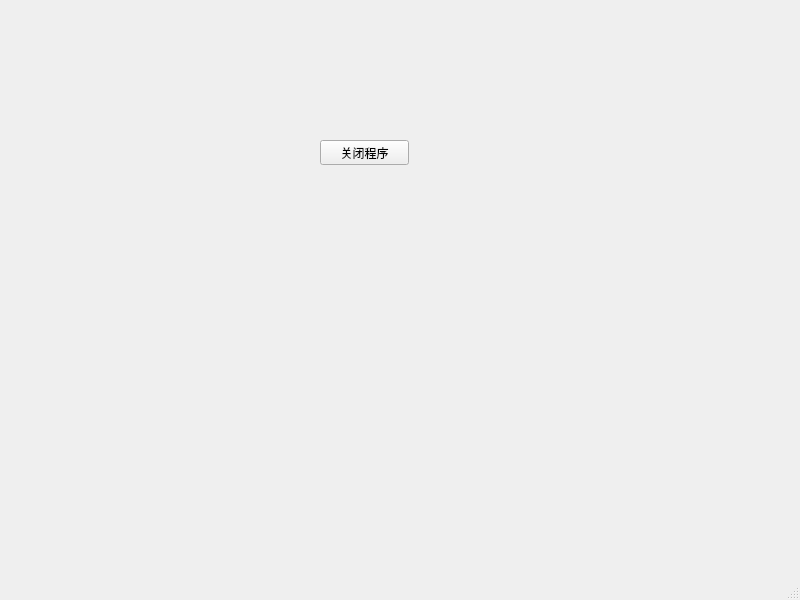
<?xml version="1.0" encoding="UTF-8"?>
<ui version="4.0">
 <class>MainWindow</class>
 <widget class="QMainWindow" name="MainWindow">
  <property name="geometry">
   <rect>
    <x>0</x>
    <y>0</y>
    <width>800</width>
    <height>600</height>
   </rect>
  </property>
  <property name="windowTitle">
   <string>MainWindow</string>
  </property>
  <widget class="QWidget" name="centralwidget">
   <widget class="QPushButton" name="pushButton">
    <property name="geometry">
     <rect>
      <x>320</x>
      <y>140</y>
      <width>89</width>
      <height>25</height>
     </rect>
    </property>
    <property name="text">
     <string>关闭程序</string>
    </property>
   </widget>
  </widget>
  <widget class="QMenuBar" name="menubar">
   <property name="geometry">
    <rect>
     <x>0</x>
     <y>0</y>
     <width>800</width>
     <height>28</height>
    </rect>
   </property>
  </widget>
  <widget class="QStatusBar" name="statusbar"/>
 </widget>
 <resources/>
 <connections>
  <connection>
   <sender>pushButton</sender>
   <signal>clicked()</signal>
   <receiver>MainWindow</receiver>
   <slot>close()</slot>
   <hints>
    <hint type="sourcelabel">
     <x>374</x>
     <y>180</y>
    </hint>
    <hint type="destinationlabel">
     <x>466</x>
     <y>103</y>
    </hint>
   </hints>
  </connection>
 </connections>
</ui>
